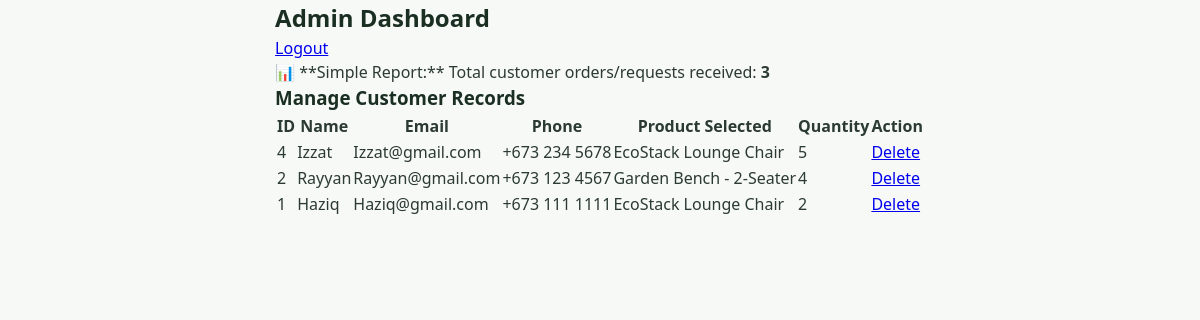
Page /admin_dashboard.php (signed in) on the committed database.
### tables this page shows
CREATE TABLE `orders` (
  `id` int(11) NOT NULL,
  `name` varchar(100) NOT NULL,
  `email` varchar(100) NOT NULL,
  `phone` varchar(30) DEFAULT NULL,
  `product` varchar(100) NOT NULL,
  `quantity` int(11) NOT NULL,
  `notes` text DEFAULT NULL,
  `created_at` timestamp NOT NULL DEFAULT current_timestamp()
);

### admin_dashboard.php (the view, shortened to what this page needs)
<?php
$host = "localhost";
$username = "root";
$password = "";
$dbname = "anyfact_db";
$conn = new mysqli($host, $username, $password, $dbname);
$result = $conn->query("SELECT * FROM orders ORDER BY id DESC");
$total_orders_query = $conn->query("SELECT COUNT(*) AS total FROM orders");
$total_orders = $total_orders_query->fetch_assoc()['total'];
?>
<!DOCTYPE html>
<html lang="en">
<head>
    <link rel="stylesheet" href="style.css">
</head>
<body>
<div class="container">
    <div class="header">
        <h2>Admin Dashboard</h2>
        <a href="admin_logout.php" class="logout-btn">Logout</a>
    </div>
    <div class="report-card">
        📊 **Simple Report:** Total customer orders/requests received: <strong><?php echo $total_orders; ?></strong>
    </div>
    <h3>Manage Customer Records</h3>
    <div class="table-responsive">
        <table>
            <thead>
                <tr>
                    <th>ID</th>
                    <th>Name</th>
                    <th>Email</th>
                    <th>Phone</th>
                    <th>Product Selected</th>
                    <th>Quantity</th>
                    <th>Action</th>
                </tr>
            </thead>
            <tbody>
                <?php if ($result->num_rows > 0): ?>
                    <?php while($row = $result->fetch_assoc()): ?>
                        <tr>
                            <td><?php echo $row['id']; ?></td>
                            <td><?php echo htmlspecialchars($row['name']); ?></td>
                            <td><?php echo htmlspecialchars($row['email']); ?></td>
                            <td><?php echo htmlspecialchars($row['phone']); ?></td>
                            <td><?php echo htmlspecialchars($row['product']); ?></td>
                            <td><?php echo htmlspecialchars($row['quantity']); ?></td>
                            <td>
                                <a href="dashboard.php?delete_id=<?php echo $row['id']; ?>" class="delete-btn" onclick="return confirm('Are you sure you want to delete this record?');">Delete</a>
                            </td>
                        </tr>
                    <?php endwhile; ?>
                <?php else: ?>
                    <tr><td colspan="7" style="text-align: center;">No records found. Try submitting an order from the Contact page!</td></tr>
                <?php endif; ?>
            </tbody>
        </table>
    </div>
</div>
</body>
</html>

### style.css (style rules this page uses)
* { box-sizing: border-box; margin: 0; padding: 0; }
html { scroll-behavior: smooth; font-family: system-ui, -apple-system, BlinkMacSystemFont, 'Segoe UI', Roboto, Oxygen, Ubuntu, Cantarell, sans-serif; color: #2b3a32; background-color: #f7f9f6; line-height: 1.5; }
body { display: flex; flex-direction: column; min-height: 100vh; }
.container { max-width: 1140px; margin: 0 auto; padding: 0 1.5rem; }
h1, h2, h3 { color: #1a2e22; font-weight: 700; }

### rows in the picture
orders: id "4", name "Izzat", email "Izzat@gmail.com", phone "+673 234 5678", product "EcoStack Lounge Chair", quantity "5"
orders: id "2", name "Rayyan", email "Rayyan@gmail.com", phone "+673 123 4567", product "Garden Bench - 2-Seater", quantity "4"
orders: id "1", name "Haziq", email "Haziq@gmail.com", phone "+673 111 1111", product "EcoStack Lounge Chair", quantity "2"

### other values in the picture
$total_orders "3"
